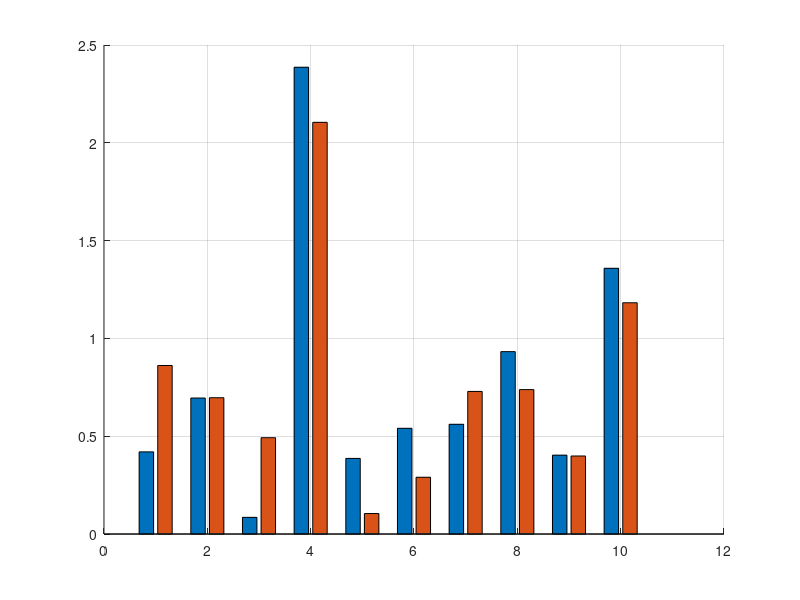

The MATLAB script that drew this image: (Note: this script raises an error after producing the figure.)
mOrange = [[0.901960784313726,0.380392156862745,0.00392156862745098]];
mBlue = [[0.368627450980392,0.235294117647059,0.600000000000000]];


figure(1); clf;
trls = 10;
enc = rand(trls,1);
enc(4) = enc(5) + 2;
enc(10) = enc(10) + 1;
ret = rand(trls,1);
ret(4) = ret(5) + 2;
ret(10) = ret(10) + 0.5;


hold on;
grid on;

b1 = bar([enc, ret]); % Values in the 0-1 range for FaceColor
b1(1).FaceAlpha = 1;
b1(1).FaceColor = mBlue;
b1(2).FaceAlpha = 1;
b1(2).FaceColor = mOrange;
xlabel('Trial Number')
ylabel('Standardized firing rate')
hand = gca;
hand.FontSize = 20;
hand.FontWeight = 'bold';

ewp = enc.*ret;
bEWP = bar(ewp);
bEWP.FaceColor = mean([mBlue;mOrange]);
bEWP.FaceAlpha = 0.2;
ylim([0 10])
xticks([2:2:10])

plot(get(gca,'xlim'), [4 4],'r--','linew',2)

legHand = legend('Encoding', 'Retrieval', 'Encoding x Retrieval');
legHand.FontSize = 16;
legHand.FontWeight = 'normal';
